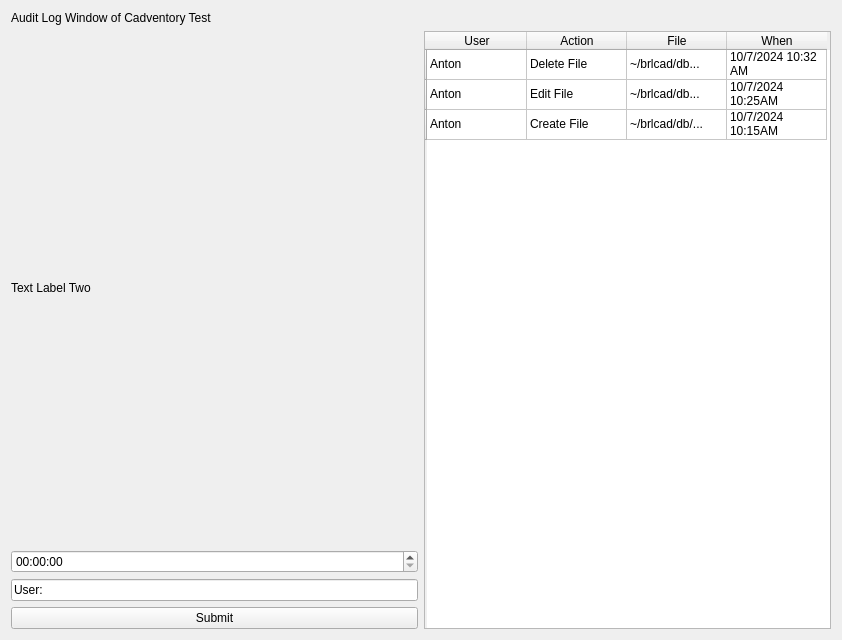
<?xml version="1.0" encoding="UTF-8"?>
<ui version="4.0">
 <class>AuditLogWindow</class>
 <widget class="QWidget" name="AuditLogWindow">
  <property name="geometry">
   <rect>
    <x>0</x>
    <y>0</y>
    <width>842</width>
    <height>640</height>
   </rect>
  </property>
  <property name="windowTitle">
   <string>Form</string>
  </property>
  <layout class="QVBoxLayout" name="verticalLayout">
   <item>
    <layout class="QVBoxLayout" name="verticalLayout_3">
     <item>
      <widget class="QLabel" name="TopLabel">
       <property name="text">
        <string>Audit Log Window of Cadventory Test</string>
       </property>
      </widget>
     </item>
     <item>
      <layout class="QHBoxLayout" name="horizontalLayout_3">
       <item>
        <layout class="QVBoxLayout" name="verticalLayout_4">
         <item>
          <widget class="QLabel" name="label">
           <property name="text">
            <string>Text Label Two</string>
           </property>
          </widget>
         </item>
         <item>
          <widget class="QTimeEdit" name="timeEdit"/>
         </item>
         <item>
          <widget class="QLineEdit" name="lineEdit">
           <property name="text">
            <string>User: </string>
           </property>
          </widget>
         </item>
         <item>
          <widget class="QPushButton" name="submitButton">
           <property name="text">
            <string>Submit</string>
           </property>
          </widget>
         </item>
        </layout>
       </item>
       <item>
        <widget class="QTableWidget" name="tableWidget">
         <row>
          <property name="text">
           <string/>
          </property>
         </row>
         <row>
          <property name="text">
           <string/>
          </property>
         </row>
         <row>
          <property name="text">
           <string/>
          </property>
         </row>
         <column>
          <property name="text">
           <string>User</string>
          </property>
         </column>
         <column>
          <property name="text">
           <string>Action</string>
          </property>
         </column>
         <column>
          <property name="text">
           <string>File</string>
          </property>
         </column>
         <column>
          <property name="text">
           <string>When</string>
          </property>
         </column>
         <item row="0" column="0">
          <property name="text">
           <string>Anton</string>
          </property>
         </item>
         <item row="0" column="1">
          <property name="text">
           <string>Delete File</string>
          </property>
         </item>
         <item row="0" column="2">
          <property name="text">
           <string>~/brlcad/db...</string>
          </property>
         </item>
         <item row="0" column="3">
          <property name="text">
           <string>10/7/2024 10:32 AM</string>
          </property>
         </item>
         <item row="1" column="0">
          <property name="text">
           <string>Anton</string>
          </property>
         </item>
         <item row="1" column="1">
          <property name="text">
           <string>Edit File</string>
          </property>
         </item>
         <item row="1" column="2">
          <property name="text">
           <string>~/brlcad/db...</string>
          </property>
         </item>
         <item row="1" column="3">
          <property name="text">
           <string>10/7/2024 10:25AM</string>
          </property>
         </item>
         <item row="2" column="0">
          <property name="text">
           <string>Anton</string>
          </property>
         </item>
         <item row="2" column="1">
          <property name="text">
           <string>Create File</string>
          </property>
         </item>
         <item row="2" column="2">
          <property name="text">
           <string>~/brlcad/db/...</string>
          </property>
         </item>
         <item row="2" column="3">
          <property name="text">
           <string>10/7/2024 10:15AM</string>
          </property>
         </item>
        </widget>
       </item>
      </layout>
     </item>
    </layout>
   </item>
  </layout>
 </widget>
 <resources/>
 <connections/>
</ui>
